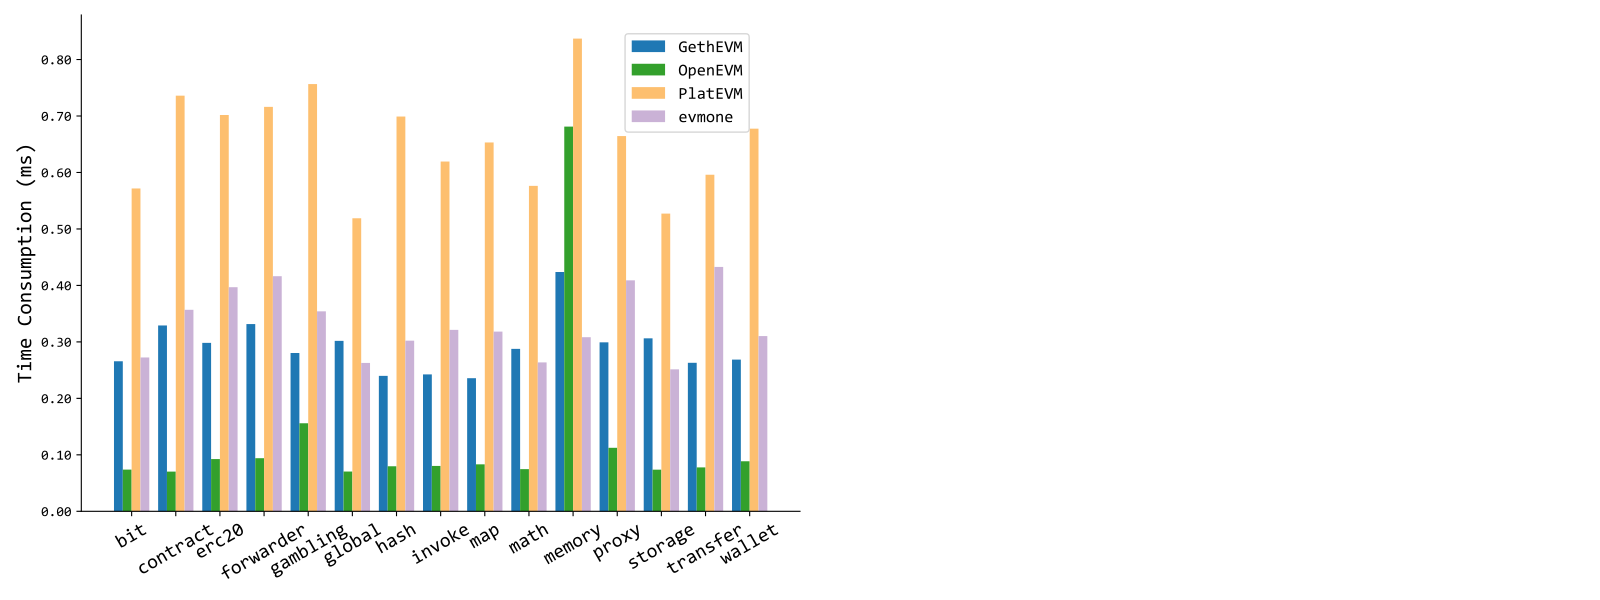

Write the Python code that produced this figure.
import matplotlib.pyplot as plt
import numpy as np
import matplotlib.ticker as ticker


plt.rc('font', family='consolas')

null = 0

contracts = ['bit','contract','erc20','forwarder','gambling','global','hash','invoke','map','math','memory','proxy','storage','transfer','wallet','null_f']
evm_exec_time = {
    'g': [265708,329076,298299,331514,280340,301768,239799,242481,235716,287694,423722,299261,306337,263031,268703,322940],
    'o': [73887,70348,92568,94106,155899,70416,79755,80390,83177,74672,681205,112481,73738,77750,88660,65035],
    'p': [571657,735962,701812,716212,756502,518891,699053,619426,653179,576302,837002,664522,527191,595991,677565,511678],
    'e': [272465,356785,396874,416352,354098,262778,302181,321312,318225,263700,308313,409013,251457,432704,310314,267182]
}

category_colors = plt.get_cmap('Paired')(np.linspace(0.15, 0.85, 5))
plt.switch_backend('TkAgg')
fig, ax = plt.subplots(figsize=(16, 6))
width = 0.25 # the width of the bars

# x = np.arange(len(contracts[:-1]))  # the label locations
# print(x)
group_width = 0.25# the width of each group

x = np.arange(len(contracts[:-1])) * (len(evm_exec_time) * width + group_width)

clients = {'g': 'GethEVM', 'o': 'OpenEVM', 'p': 'PlatEVM','e':"evmone"}



print(x)
for i, (client_code, client_name) in enumerate(clients.items()):
    bars = ax.bar(x + i * width, [evm_exec_time[client_code][j] for j in np.arange(len(contracts[:-1]))],
                  width, label=client_name, color=category_colors[i],bottom = 0)
    # for bar in bars:
    #     height = bar.get_height()
    #     if height == 0:
    #         continue
    #     ax.text(bar.get_x() + bar.get_width() / 2., height,
    #             '%0.2f' % (height / 10**6), ha='center', va='bottom', fontsize=9,rotation=60)

def format_y_ticks(value, pos):
    return '%0.2f' % (value / 10**6)

ax.yaxis.set_major_formatter(ticker.FuncFormatter(format_y_ticks))
# ax.text(-0.5, 850000, '×$10^5$', ha='center', va='bottom', fontsize=15)

# ax.set_xlabel('合约名', {'family': 'SimSun', 'weight': 'normal', 'size': 20})
ax.set_ylabel('Time Consumption (ms)', {'family': 'consolas', 'weight': 'normal', 'size': 15})
ax.set_xticks(x  +  (len(evm_exec_time) - 1) * width / 2)
ax.set_xticklabels(contracts[:-1], rotation=30, fontsize=15, position = (0,0.01))
ax.legend()

# ax.spines['left'].set_position('zero')
ax.spines['right'].set_visible(False)
ax.spines['top'].set_visible(False)
# legend = ax.legend(fontsize=16)
legend = ax.legend(loc='upper left',bbox_to_anchor = (0.71,0.979),fontsize=11)
# plt.title('合约字节码长度比例')
plt.tight_layout()
plt.savefig('./fig/evms_time.pdf', dpi=600, bbox_inches='tight')
plt.show()
